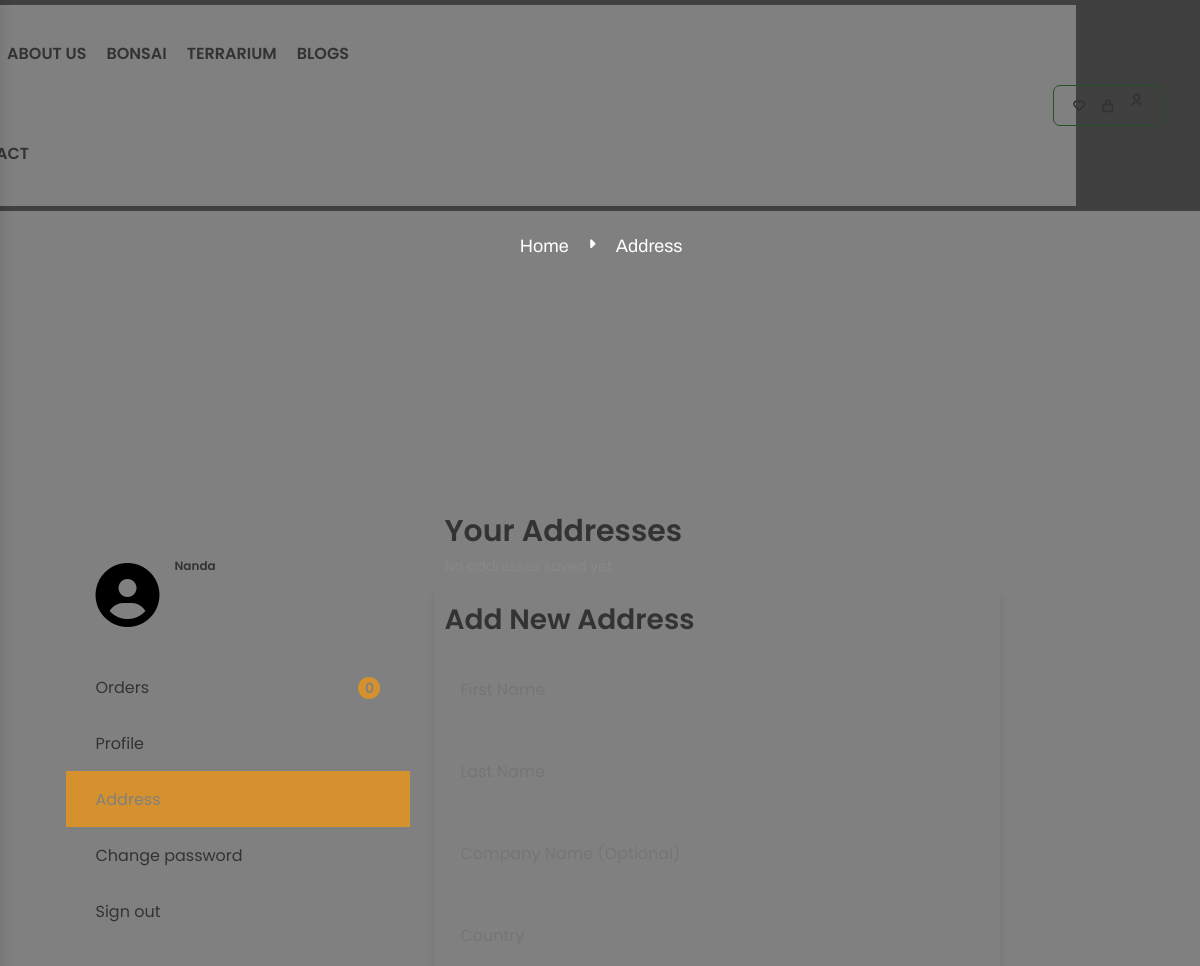
The app's page /proaddress (signed in, upper part), older data.
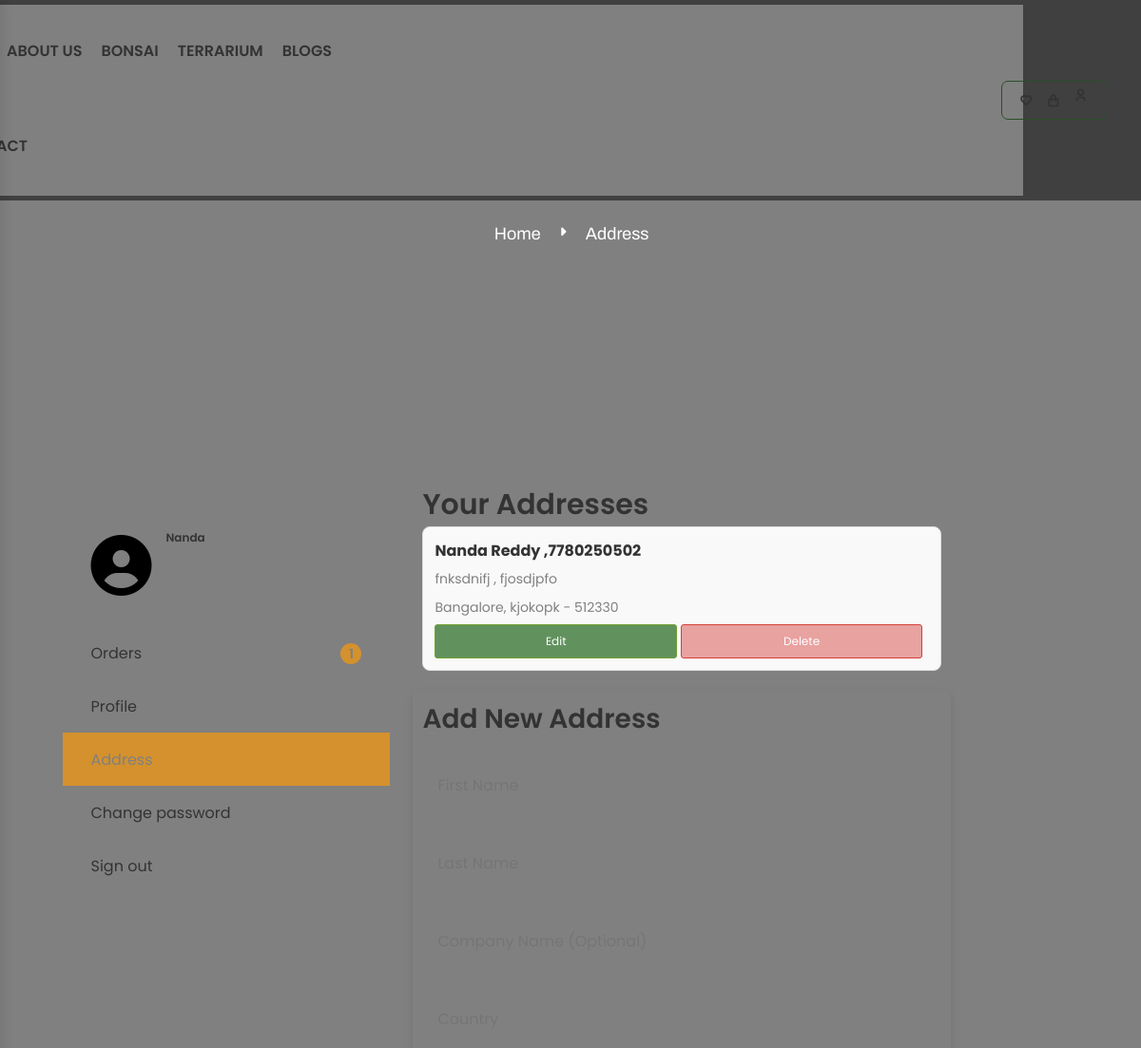
The same page, newer data.
### core/models.py (models this page shows, shortened)
class Address(models.Model):
    user = models.ForeignKey(User, on_delete=models.CASCADE)
    first_name = models.CharField(max_length=100)
    last_name = models.CharField(max_length=100)
    company_name = models.CharField(max_length=200, blank=True, null=True)
    country = models.CharField(max_length=100)
    street_address = models.CharField(max_length=200)
    city = models.CharField(max_length=100)
    state = models.CharField(max_length=100)
    postcode = models.CharField(max_length=20)
    email = models.EmailField()
    phone = models.CharField(max_length=15)
    profile_image = models.ImageField(upload_to='address_images/', null=True, blank=True)

### core/views.py (the view, shortened to what this page needs)
# urls.py: path('proaddress', proaddress, name='proaddress'),
@login_required
def proaddress(request):
    addresses = Address.objects.filter(user=request.user)
    cart_items = MyCart.objects.filter(user=request.user)
    categories = Category.objects.all()
    return render(request, "pro-address.html", {
        "addresses": addresses,
        "cart_items": cart_items,
        "categories": categories,
    })

### templates/pro-address.html (shortened to what this page needs)
{% extends 'base.html' %}
{% load static %}
{% block content %}
    <body>
        <main>
            <section id="breadcrumb">
                <div class="container-fluid fluid____mobile">
                    <div class="breadcrumb-content bg-breadcrumb-01">
                        <div class="caption">
                            <div class="title">Address</div>
                            <ul>
                                <li>Home</li>
                                <li>Address</li>
                            </ul>
                        </div>
                    </div>
                </div>
            </section>
            <section class="pro-address-area section-ptb">
                <div class="container">
                    <div class="row">
                        <div class="col">
                            <div class="password-block">
                                <div class="profile-info">
                                    <div class="account-profile">
                                        <div class="pro-img">
                                            <a href="javascript:void(0)">
                                                <i class="fas fa-user-circle fa-4x "></i>
                                            </a>
                                        </div>
                                        <div class="profile-text">
                                            <h6><h6>{{ user.username }}</h6></h6>
                                            <span>Joined: {{ user.date_joined|date:"F d, Y" }}</span><br>
                                        </div>
                                    </div>
                                    <div class="account-detail">
                                        <ul class="profile-ul">
                                            <li class="profile-li">
                                                <a href="{% url 'orderhistory' %}">
                                                    <span>Orders</span>
                                                    <span class="pro-count">{{ cart_items|length }}</span>
                                                </a>
                                            </li>
                                            <li class="profile-li">
                                                <a href="{% url 'profile' %}">Profile</a>
                                            </li>
                                            <li class="profile-li">
                                                <a href="{% url 'proaddress' %}"  class="active">Address</a>
                                            </li>
                                            <li class="profile-li">
                                                <a href="{% url 'changepassword' %}">
                                                    <span>Change password</span>
                                                </a>
                                            </li>
                                            {% if user.is_authenticated %}
                                            <li class="profile-li">
                                                <a href="{% url 'logout' %}">
                                                    <span>Sign out</span>
                                                </a>
                                            </li>
                                        {% endif %}
                                        </ul>
                                    </div>
                                </div>
                                <section class="address-section">
                                    <div style="padding: 10px;">
                                        <h2>Your Addresses</h2>
                                        {% if addresses %}
                                        {% for address in addresses %}
                                            <div class="address-box">
                                                <h5>{{ address.first_name }} {{ address.last_name }} ,{{address.phone}}</h5>
                                                <p>{{address.company_name}} , {{ address.street_address }} {{ address.apartment_suite_unit }}</p>
                                                <p>{{ address.city }}, {{ address.state }} - {{ address.postcode }}</p>
                                                <a href="{% url 'edit_address' address.pk %}" class="btn btn-sm btn-primary">Edit</a>
                                               <a href="{% url 'delete_address' address.pk %}"
                                                            class="btn btn-sm btn-danger delete-btn">
                                                            Delete
                                                            </a>
                                            </div>
                                        {% endfor %}
                                    {% else %}
                                        <p class="no-address-message">No addresses saved yet.</p>
                                    {% endif %}
                                       </div>
                                   <div class="address-container">
                                    <h2>Add New Address</h2>
                                    <form method="POST" action="{% url 'proaddress' %}" class="address-form">
                                        <input type="text" name="first_name" placeholder="First Name" required><br>
                                        <input type="text" name="last_name" placeholder="Last Name" required><br>
                                        <input type="text" name="company_name" placeholder="Company Name (Optional)"><br>
                                        <input type="text" name="country" placeholder="Country" required><br>
                                        <input type="text" name="street_address" placeholder="Street Address" required><br>
                                        <input type="text" name="city" placeholder="City" required><br>
                                        <input type="text" name="state" placeholder="State" required><br>
                                        <input type="text" name="postcode" placeholder="Postcode" required><br>
                                        <input type="email" name="email" placeholder="Email" required><br>
                                        <input type="text" name="phone" placeholder="Phone" required><br>
                                    </form>
                                </div>
                                        </div>
                                    </div>
                                </div>
                            </div>
            </section>
        </main>
    </body>
    {% endblock %}

Row changes from the older to the newer data that the page shows:
added Address: first_name "Nanda", last_name "Reddy", phone "7780250502", company_name "fnksdnifj", street_address "fjosdjpfo", city "Bangalore", state "kjokopk", postcode "512330"
Text that changed along with them:
{{ cart_items|length }}: "0" → "1"
